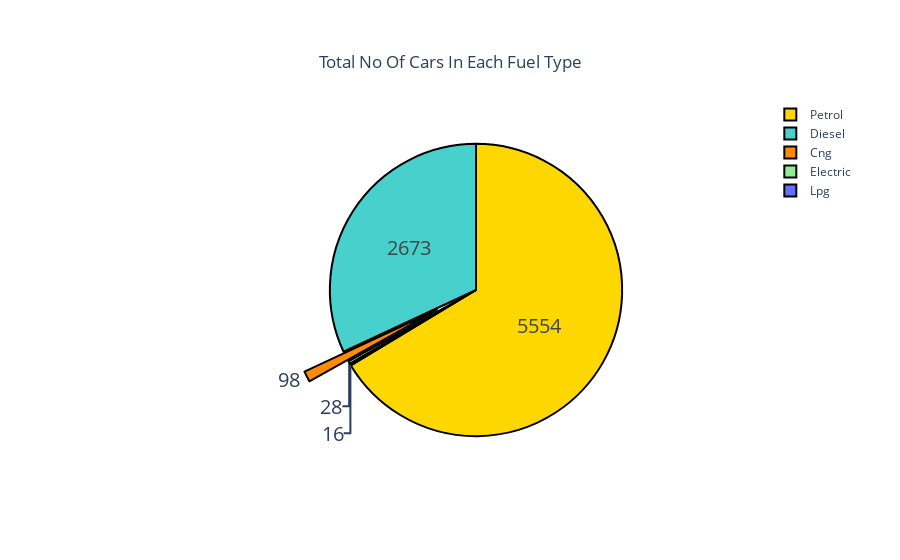

Notebook source saved alongside this figure:
### Markdown cell above
# Fuel Type Vs OEM Vs Price

### Code cell
#Available Car Counts in each Fuel Type

import plotly.graph_objects as go

FuelCountFrame = detail_frame.ft.value_counts().to_frame().reset_index()

labels = FuelCountFrame.ft.to_list()
values = FuelCountFrame['count'].to_list()

colors = ['gold', 'mediumturquoise', 'darkorange', 'lightgreen']

fig = go.Figure(data=[go.Pie(labels=labels, values=values, pull=[0, 0, 0.3, 0])])

fig.update_traces(hoverinfo='label+percent', textinfo='value', textfont_size=20,
                  marker=dict(colors=colors, line=dict(color='#000000', width=2)))

fig.update_layout(title_text="Total No Of Cars In Each Fuel Type")
fig.update_layout(title=dict(x=0.5, y=0.9))

fig.show()

# We can clearly see that Petrol is the most used fuel type and Electric, CNG and LPG is least used

### Figure 1 — Plotly figure (JSON) as saved in the notebook; plotly's stock layout.template omitted (floating-point values rounded to 4 significant figures)
{"data": [{"hoverinfo": "label+percent", "labels": ["Petrol", "Diesel", "Cng", "Electric", "Lpg"], "marker": {"colors": ["gold", "mediumturquoise", "darkorange", "lightgreen"], "line": {"color": "#000000", "width": 2}}, "pull": [0, 0, 0.3, 0], "textfont": {"size": 20}, "textinfo": "value", "type": "pie", "values": [5554, 2673, 98, 28, 16]}], "layout": {"title": {"text": "Total No Of Cars In Each Fuel Type", "x": 0.5, "y": 0.9}}}
